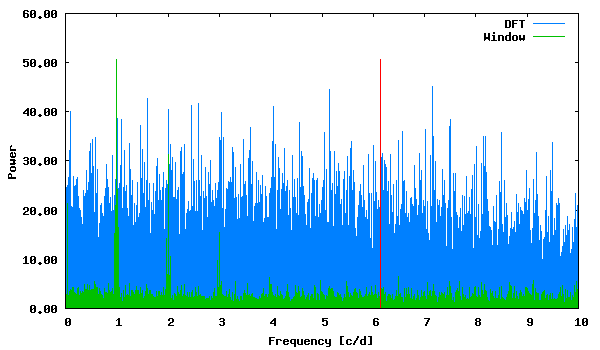

Source code (gnuplot):
set term png size 600,350 medium
set colors classic
set output "phase_lc_11.deeming.png"
set xlabel "Frequency [c/d]"
set ylabel "Power"
set format y "%5.2f"
plot "deeming.periodogram" using 1:2 with lines linecolor 3 title "DFT", "deeming.periodogram" using 1:3 with lines linecolor 2 title "Window", "<echo '6.149846 50.55382099'" with impulses linecolor 1 title ""
 
